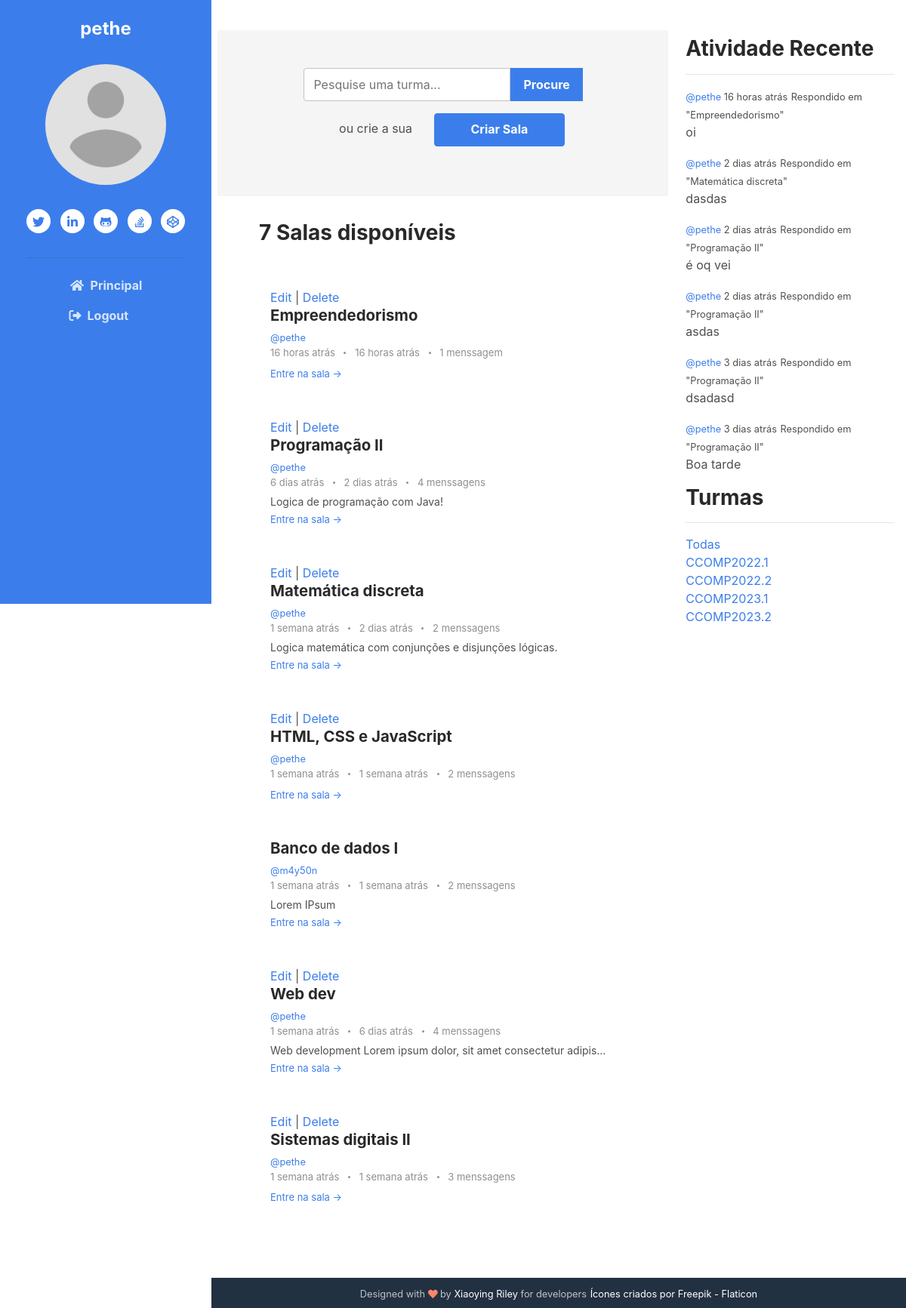
The app's page / (signed in) with its own data.
### base/models.py (models this page shows, shortened)
class Room(models.Model):
    host = models.ForeignKey(User, on_delete=models.SET_NULL, null=True)
    classe = models.ForeignKey(Classe, on_delete=models.SET_NULL, null=True)
    name = models.CharField(max_length=200)
    desc = models.TextField(null=True, blank=True)
    participants = models.ManyToManyField(
        User, related_name='participants', blank=True)
    updated = models.DateTimeField(auto_now=True)
    created = models.DateTimeField(auto_now_add=True)
    created_in = models.TextField(default='capsulat', blank=True)
    crypt_key = models.CharField(max_length=23)
    class Meta:
        ordering = ['-updated', '-created']
    def __str__(self):
        return self.name

class Message(models.Model):
    user = models.ForeignKey(User, on_delete=models.CASCADE)
    room = models.ForeignKey(Room, on_delete=models.CASCADE)
    body = models.TextField()
    update = models.DateTimeField(auto_now=True)
    created = models.DateTimeField(auto_now_add=True)
    created_in = models.TextField(null=True, blank=True)

class Classe(models.Model):
    name = models.CharField(max_length=200)

### base/views.py (the view)
# urls.py: path('', views.home, name="home"),
def home(request):
    q = request.GET.get('q') if request.GET.get(
        'q') != None else ''
    rooms = Room.objects.filter(Q(classe__name__icontains=q) | Q(
        name__icontains=q) | Q(desc__icontains=q)).order_by('-created')
    howLongAgo(rooms)
    classes = Classe.objects.all()
    room_count = rooms.count()
    room_messages = Message.objects.filter(
        Q(room__classe__name__icontains=q) | Q(
            room__name__icontains=q)).order_by('-created')
    howLongAgo(room_messages)
    recent_activity = room_messages[:6]
    context = {'rooms': rooms, 'classes': classes,
               'q': q, 'room_count': room_count, 'room_messages': room_messages,
               'recent_activity': recent_activity}
    return render(request, 'base/home.html', context)

### base/views.py (called while the page is built)
def timesince(dt, default="agora"):
    now = datetime.now()
    diff = now - dt
    periods = (
        (diff.days // 365, "ano", "anos"),
        (diff.days // 30, "mês", "meses"),
        (diff.days // 7, "semana", "semanas"),
        (diff.days, "dia", "dias"),
        (diff.seconds // 3600, "hora", "horas"),
        (diff.seconds // 60, "minuto", "minutos"),
        (diff.seconds - 30, "segundo", "segundos"),
    )
    for period, singular, plural in periods:
        if period >= 1:
            return "%d %s atrás" % (period, singular if period == 1 else plural)
    return default

def howLongAgo(datas):
    for data in datas:
        wasCreated = data.created
        fuso_horario = timezone('America/Sao_Paulo')
        data_e_hora_sao_paulo = wasCreated.astimezone(fuso_horario)
        wasCreated_format = data_e_hora_sao_paulo.strftime(
            "%d/%m/%Y %H:%M")
        data_created, hour_created = wasCreated_format.split(' ')
        data_created = data_created + " " + hour_created
        d = int(data_created.split('/')[0])
        m = int(data_created.split('/')[1])
        y = int(data_created.split('/')[2].split(' ')[0])
        h = int(hour_created.split(':')[0])
        mi = int(hour_created.split(':')[1])
        data.created_in = timesince(datetime(y, m, d, h, mi, 0))
        data.save()

### base/templates/base/home.html
{% extends 'main.html' %}
{% load static %}
{% block content %}
	<link rel="stylesheet" href="{% static 'styles/main.css' %}">
	<div class="main-2-column">
		<div class="mt-4">
			<div class="search-bar m-2 my-md-3 d-flex flex-wrap justify-content-center align-items-center">
				<form action="" method="get">
					<div class="input-group">
						<input type="text"  name=q class="form-control" placeholder="Pesquise uma turma..." aria-label="Pesquise uma turma..." aria-describedby="basic-addon1">
						<div class="input-group-prepend">
						  <input type="submit" class="input-group btn btn-primary" id="basic-addon1" value="Procure">
						</div>
					</div>
				</form>
				<div class="my-3">
					<p class="mx-4 my-2 d-inline">ou crie a sua</p>
					<a class="btn btn-primary py-2 px-5" href="{% url 'create-room' %}">Criar Sala</a>
				</div>
			</div>
			<div class="container">
				<h3 class="pl-5 pt-3">{{room_count}} Salas disponíveis</h3>
				{% include 'base/feed_component.html' %}
			</div>
		</div>
		<div class="d-flex flex-column">
			{% include 'base/activity_component.html' %}
			{% include 'base/classes_component.html' %}
		</div>
	</div>
{% endblock content%}

### templates/navbar.html (shortened to what this page needs)
{% load static %}
<header class="header text-center">
    {% if user.is_authenticated %}
        <h1 class="blog-name pt-lg-4 mb-0"><a href="">{{user}} </a></h1>
        <nav class="navbar navbar-expand-lg navbar-dark" >
                <div id="navigation" class="collapse navbar-collapse flex-column" >
                    <div class="profile-section pt-3 pt-lg-0">
                        <img class="profile-image mb-3 rounded-circle mx-auto" src="{% static 'images/profile.png' %}" alt="image" >
                        <ul class="social-list list-inline py-3 mx-auto">
                            <li class="list-inline-item"><a href="#"><i class="fab fa-twitter fa-fw"></i></a></li>
                            <li class="list-inline-item"><a href="#"><i class="fab fa-linkedin-in fa-fw"></i></a></li>
                            <li class="list-inline-item"><a href="#"><i class="fab fa-github-alt fa-fw"></i></a></li>
                            <li class="list-inline-item"><a href="#"><i class="fab fa-stack-overflow fa-fw"></i></a></li>
                            <li class="list-inline-item"><a href="#"><i class="fab fa-codepen fa-fw"></i></a></li>
                        </ul>
                        <hr>
                    </div>
                    <ul id="navi" class="navbar-nav flex-column text-left" onclick="navIconActive()">
                        <li class="nav-item">
                            <a class="nav-link" href="{% url 'home' %}"><i class="fas fa-home fa-fw mr-2"></i>Principal <span class="sr-only">(current)</span></a>
                        </li>
                        {% if request.user == user %}
                            <li class="nav-item">
                            <a class="nav-link" href="{% url 'logout' %}"><i class="fa-solid fa-right-from-bracket mr-2"></i>Logout</a>
                            </li>
                        {% endif %}
                    </ul>
                </div>
        </nav>
    {% endif %}
</header>

### base/templates/base/feed_component.html
{% load humanize %}
<section class="blog-list px-3 py-5 p-md-5 ">
    <div class="container">
        {% for room in rooms %}
            {% if request.user == room.host %}
                <a href="{% url 'update-room' room.id%}">Edit</a>
                |
                <a href="{% url 'delete-room' room.id%}">Delete</a>
            {% endif %}
            <div class="item mb-5">
                <div class="media">
                    <div class="media-body">
                        <h3 class="title mb-1"><a href="{% url 'room' room.id%}">{{room.name}}</a></h3>
                        <small><a href="{% url 'user-profile' room.host.id %}">@{{room.host.username}}</a></small>
                        <div class="meta mb-1"><span class="date">
                            {{room.created_in}}
                        </span>
                            {% if room.message_set.all.count > 0 %}
                            <span class="time">
                            {% for m in room.message_set.all %}
                                {% if forloop.last %}
                                {{m.created_in}}
                                {% endif %}
                            {% endfor%}
                            </span>
                            {% endif %}
                            <span class="comment">
                                <a href="#">
                                    {{room.message_set.all.count}}
                                {% if room.message_set.all.count > 1 or room.message_set.all.count == 0%}
                                    menssagens
                                {% else %}
                                    menssagem
                                {% endif %}
                                </a>
                            </span>
                        </div>
                        <div class="intro">{{room.desc|truncatechars:70}}</div>
                        <a class="more-link" href="{% url 'room' room.id%}">Entre na sala &rarr;</a>
                    </div>
                </div>
            </div>
        {% endfor %}
    </div>
</section>

### base/templates/base/activity_component.html
<div class="container pt-5">
	<h3>Atividade Recente</h3>
	<hr />
	{% for message in recent_activity%}
	<div>
		<small
			><a href="{% url 'user-profile' message.user.id%}">@{{message.user}} </a>
			{{message.created_in}}</small
		>
		<small>Respondido em "{{message.room}}"</small>
		<p>{{message.body|truncatechars:50}}</p>
	</div>
	{% endfor %}
</div>

### base/templates/base/classes_component.html
<div class="container">
    <h3>Turmas</h3>
    <hr/>
    <a href="{% url 'home' %}">Todas</a>
    {% for classe in classes %}
    <div>
        <a href="{% url 'home' %}?q={{classe.name}}">{{classe.name}}</a>
    </div>
    {% endfor %}
</div>

### static/styles/main.css (style rules this page uses)
.main-2-column { display: grid; grid-template-columns: 3fr 1.5fr; }
.search-bar { padding: 50px 0px; background-color: whitesmoke !important; }

### records on screen
Room: shows "Edit", name "Empreendedorismo", host.username "pethe", created_in "16 horas atrás", message_set.all.count "1", shows "menssagem"
Message: created_in "16 horas atrás", user "pethe", room "Empreendedorismo", body "oi"
Room: shows "Edit", name "Programação II", host.username "pethe", created_in "6 dias atrás", message_set.all.count "4", shows "menssagens", desc "Logica de programação com Java!"
Message: created_in "2 dias atrás", user "pethe", room "Programação II", body "é oq vei"
Room: shows "Edit", name "Matemática discreta", host.username "pethe", created_in "1 semana atrás", message_set.all.count "2", shows "menssagens", desc "Logica matemática com conjunções e disjunções lógicas."
Message: created_in "2 dias atrás", user "pethe", room "Matemática discreta", body "dasdas"
Room: shows "Edit", name "HTML, CSS e JavaScript", host.username "pethe", created_in "1 semana atrás", message_set.all.count "2", shows "menssagens"
Message: created_in "1 semana atrás"
Room: name "Banco de dados I", host.username "m4y50n", created_in "1 semana atrás", message_set.all.count "2", shows "menssagens", desc "Lorem IPsum"
Message: created_in "1 semana atrás"
Room: shows "Edit", name "Web dev", host.username "pethe", created_in "1 semana atrás", message_set.all.count "4", shows "menssagens", desc "Web development Lorem ipsum dolor, sit amet consectetur adipis…"
Message: created_in "6 dias atrás"
Room: shows "Edit", name "Sistemas digitais II", host.username "pethe", created_in "1 semana atrás", message_set.all.count "3", shows "menssagens"
Message: created_in "1 semana atrás"
Message: user "pethe", created_in "2 dias atrás", room "Programação II", body "asdas"
Message: user "pethe", created_in "3 dias atrás", room "Programação II", body "dsadasd"
Message: user "pethe", created_in "3 dias atrás", room "Programação II", body "Boa tarde"
Classe: name "CCOMP2022.1"
Classe: name "CCOMP2022.2"
Classe: name "CCOMP2023.1"
Classe: name "CCOMP2023.2"

### other values on screen
{{ user }} "pethe"
{{ room_count }} "7"
